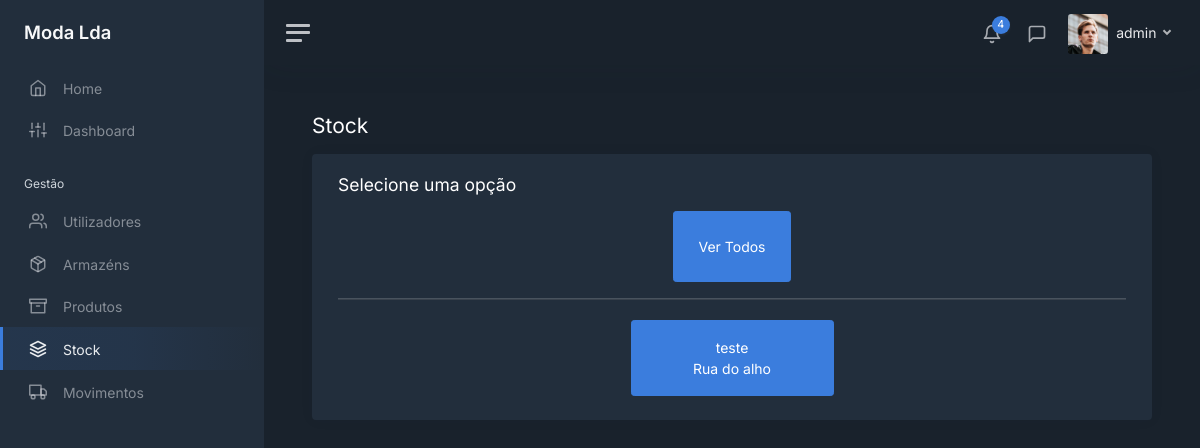
The app's page /stock (signed in), older data.
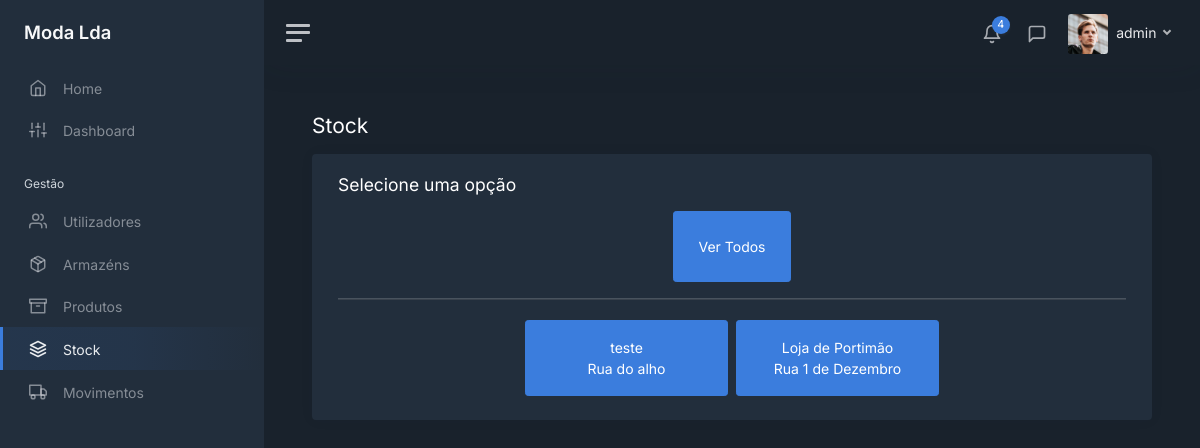
The same page, newer data.
### modules/main/models.py (models this page shows, shortened)
class Warehouse(db.Model):
    __tablename__ = 'warehouses'
    __table_args__ = {'extend_existing': True}
    id = db.Column(db.Integer, primary_key=True)
    name = db.Column(db.String(), unique=True)
    address = db.Column(db.String())
    phone = db.Column(db.String())

### modules/main/views.py (the view)
@bp.route('/stock')
@login_required
def stock():
    warehouses_query = Warehouse.query.all()
    return render_template('stock/select_warehouse.html', user=current_user, tab="stock",
                           warehouses=warehouses_query)

### modules/login/models.py (called while the page is built)
@login_manager.user_loader
def load_user(user_id):
    return User.query.get(int(user_id))

### modules/main/templates/stock/select_warehouse.html (shortened to what this page needs)
<!DOCTYPE html>
<html lang="en">
<head>
    <link href="/static/css/dashboard.css" rel="stylesheet">
    <link href="https://cdn.datatables.net/1.13.7/css/dataTables.bootstrap5.min.css" rel="stylesheet">
</head>
{% extends 'sidebar.html' %}
{% block content %}
    <div class="row">
        <div class="col float-start">
            <h1 class="h3 mb-3">Stock</h1>
        </div>
    </div>
    <div class="card">
        <div class="card-body">
            <div class="container-fluid">
                <div class="row">
                    <h4 class="h4 mb-3">Selecione uma opção</h4>
                </div>
                <div class="row">
                    <div class="col-12 d-flex justify-content-center">
                        <a href="/stock/all" class="btn btn-primary p-4">Ver Todos</a>
                    </div>
                </div>
                <hr style="border-bottom: 1px solid grey">
                <div class="row d-flex justify-content-center">
                    {% for warehouse in warehouses %}
                        <a href="/stock/{{ warehouse.id }}" class="btn btn-primary p-3 m-1 col-3">
                            {{ warehouse.name }}<br>
                            {{ warehouse.address }}
                        </a>
                    {% endfor %}
                </div>
            </div>
        </div>
    </div>
{% endblock %}

Row changes from the older to the newer data that the page shows:
added Warehouse: name "Loja de Portimão", address "Rua 1 de Dezembro"
